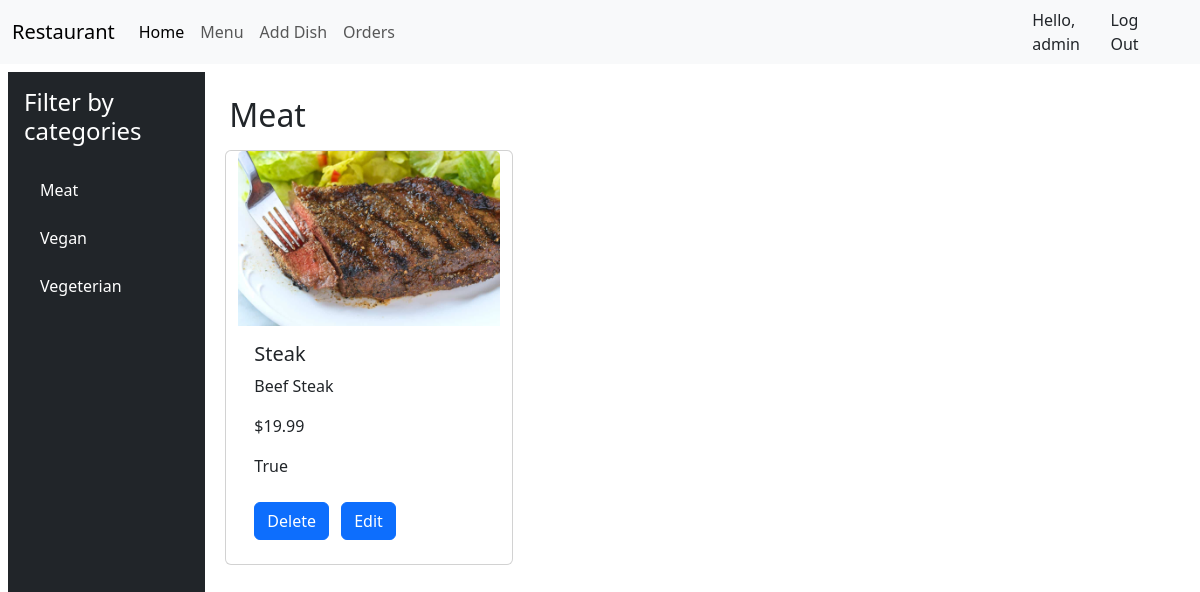
The page /restaurant/menu/category/1/ (signed in) on the database its author committed.
### menu/models.py (models this page shows, shortened)
class Category(models.Model):
    name = models.CharField(max_length=20)

class Dish(models.Model):
    name = models.CharField(max_length=50)
    description = models.CharField(max_length=100, blank=True)
    price = models.DecimalField(max_digits=4, decimal_places=2)
    category = models.ForeignKey(
        Category, on_delete=models.CASCADE, related_name="dishes"
    )
    is_available = models.BooleanField(default=True)

### menu/views.py (the view)
# urls.py: path("", views.index, name="index"),
def index(request, category_id=None):
    if not request.user.is_authenticated:
        messages.warning(request, "You must be login to access this page!")
        return redirect("login")
    else:
        categories = Category.objects.all()
        if category_id:
            selected_category = get_object_or_404(Category, id=category_id)
            dishes = Dish.objects.filter(category=selected_category)
        else:
            dishes = Dish.objects.all()
            selected_category = None
        return render(
            request,
            "index.html",
            {
                "dishes": dishes,
                "categories": categories,
                "selected_category": selected_category,
            },
        )

### templates/index.html (shortened to what this page needs)
<!DOCTYPE html>
<html lang="en">
  <head>
  </head>
  <body>
    {% extends 'base.html' %} {% block content %}
    <div class="row m-2">
      <div
        class="col-md-3 col-lg-2 bg-dark text-white d-flex flex-column vh-100 p-3"
      >
        <h4 class="mb-4">Filter by categories</h4>
        <ul class="nav flex-column">
          {% for category in categories %}
          <li class="nav-item mb-2">
            <a
              href="{% url 'filter_by_category' category.id %}"
              class="nav-link text-white"
            >
              {{ category.name }}
            </a>
          </li>
          {% endfor %}
        </ul>
      </div>
      <div class="col-md-9 col-lg-10 p-4">
        <h2>
          {% if selected_category %} {{ selected_category.name }} {% else %} All
          Dishes {% endif %}
        </h2>
        <div class="row">
          {% for dish in dishes %} {% include 'card.html' %} {% endfor %}
        </div>
      </div>
    </div>
    {% endblock %}

### templates/base.html (shortened to what this page needs)
<!DOCTYPE html>
<html lang="en">
  <head>
    <link
      href="https://cdn.jsdelivr.net/npm/bootstrap@5.3.2/dist/css/bootstrap.min.css"
      rel="stylesheet"
    />
  </head>
  <body>
    <nav class="navbar navbar-expand-lg bg-body-tertiary">
      <div class="container-fluid">
        <a class="navbar-brand" href="{% url 'index' %}">Restaurant</a>
        <div class="collapse navbar-collapse" id="navbarNav">
          <ul class="navbar-nav">
            <li class="nav-item">
              <a
                class="nav-link active"
                aria-current="page"
                href="{% url 'index' %}"
                >Home</a
              >
            </li>
            <li class="nav-item">
              <a class="nav-link" href="{% url 'index' %}">Menu</a>
            </li>
            {% if user.is_staff %}
            <li class="nav-item">
              <a class="nav-link" href="{% url 'create' %}">Add Dish</a>
            </li>
            {% endif %}
            <li class="nav-item">
              <a
                class="nav-link"
                aria-current="page"
                href="{% url 'my_orders' %}"
                >Orders</a
              >
            </li>
          </ul>
        </div>
      </div>
      <div class="d-flex mx-3 px-4">
        {% if user.is_authenticated %}
        <span>Hello, {{user.username}}</span>
        <a class="nav-link" href="{% url 'logout' %}">Log Out</a>
        {% else %}
        <a class="nav-link mx-2" href="{% url 'login' %}">Login</a>
        <a class="nav-link" href="{% url 'signup' %}">Signup</a>
        {% endif %}
      </div>
    </nav>
    <main>{% block content %} {% endblock %}</main>
  </body>
</html>

### templates/card.html
{% load static %}
<div class="card h-100 m-2" style="width: 18rem">
  <a href="{% url 'detail' dish.id %}">
    <img src="{% static 'dish1.jpg' %}" class="card-img-top" alt="..." />
  </a>
  <div class="card-body">
    <h5 class="card-title">{{ dish.name }}</h5>
    <p class="card-text">{{ dish.description }}</p>
    <p class="card-text">${{ dish.price }}</p>
    <p class="card-text">{{ dish.is_available }}</p>
    <a href="{% url 'delete' dish.id %}" class="btn btn-primary">Delete</a>
    <a href="{% url 'edit' dish.id %}" class="btn btn-primary m-2">Edit</a>
  </div>
</div>

### rows shown on the page
Category: name "Meat"
Category: name "Vegan"
Category: name "Vegeterian"
Dish: name "Steak", description "Beef Steak", price "19.99", is_available "True"

### other values the page prints
{{ user.username }} "admin"
